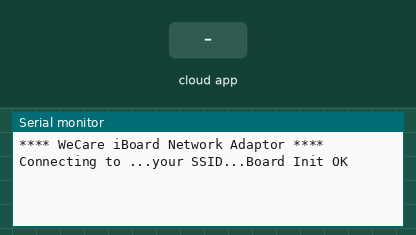
Bench run of a sketch on a simulated ESP8266 (NodeMCU). Shown: the last lines printed to the serial monitor. Inputs (shaded band) come from the test bench. WiFi joins after 1.5 s; servers stay silent unless stated; no MQTT or app messages arrive unless stated.

Above: at 1.3 s.
1.4 s: the phone or cloud app sets Board1 to 0
At 2.1 s:
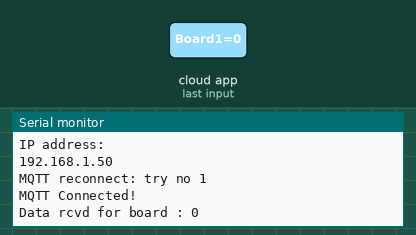
3.1 s: the phone or cloud app sets Board1 to 1
At 3.7 s:
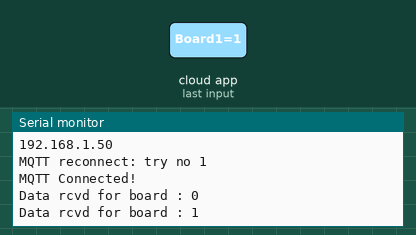

Measured:
- after the input at 1.4 s, the serial monitor: prints a new line after 0.25 s (image 1)
- after the input at 3.1 s, the serial monitor: prints a new line at once (image 2)

The sketch:

WeCare_iBoard_ESP_NetworkAdaptor.ino
```cpp
// (licence header left out)
#include <ESP8266WiFi.h>

#define DEBUG_ENABLE
#include "DebugPrint.hpp"

#include "WIFI_connector.hpp"
#include "SoftTimer.hpp"
#include "MQTT_Connector.hpp"

/**
 * @brief
 *
 */
void setup()
{

  ESP.wdtDisable();
  DBG_BEGIN(115200);
  delay(100);

  Setup_WIFI();
  Initialise_MQTT();
  InitialiseSoftTimer();
  DBG_PRINT_LN(F("Board Init OK"));
}

/**
 * @brief
 *
 */
void loop()
{
  SoftTimerTaskRunner();
  if (CheckWIFI_ConnectionStatus())
  {
    MQTT_TaskRunner();
  }
}

/* EOF */
```

DebugPrint.hpp
```cpp
// (licence header left out)
#ifndef _DEBUG_PRINT_H_
#define _DEBUG_PRINT_H_

#ifdef DEBUG_ENABLE
    #define DBG_BEGIN(x)        Serial.begin(x);
    #define DBG_PRINT(x)        Serial.print(x);
    #define DBG_PRINT_LN(x)     Serial.println(x);
    #define DBG_PRINT_HEX(x)    Serial.print(x,HEX);
    #define DBG_WRITE(x)        Serial.write(x);
#else
    #define DBG_BEGIN(x)
    #define DBG_PRINT(x)
    #define DBG_PRINT_LN(x)
    #define DBG_PRINT_HEX(x)
    #define DBG_WRITE(x)
#endif /* DEBUG_ENABLE */

#endif /* _DEBUG_PRINT_H_ */
```

MQTT_Connector.cpp
```cpp
// (licence header left out)
#define DEBUG_ENABLE
#include "DebugPrint.hpp"

#include <ESP8266WiFi.h>
#include "Adafruit_MQTT.h"
#include "Adafruit_MQTT_Client.h"
#include "SoftTimer.hpp"
#include "TimingConfig.hpp"
#include "WirelessConfig.hpp"
#include "MQTT_Connector.hpp"


#define DEVICE_BOARD(x)     (x == BOARD1_MAC) ?"Board1":"Board2"

/************ Global State (you don't need to change this!) ******************/

// Create an ESP8266 WiFiClient class to connect to the MQTT server.
WiFiClient client;

// Setup the MQTT client class by passing in the WiFi client and MQTT server and login details.
Adafruit_MQTT_Client mqtt(&client, AIO_SERVER, AIO_SERVERPORT, AIO_USERNAME, AIO_KEY);

/****************************** Feeds ***************************************/

// Notice MQTT paths for AIO follow the form: <username>/feeds/<feedname>
Adafruit_MQTT_Publish Board_self = Adafruit_MQTT_Publish(&mqtt, AIO_USERNAME "/feeds/BoardX" );

Adafruit_MQTT_Subscribe Board_other = Adafruit_MQTT_Subscribe(&mqtt, AIO_USERNAME "/feeds/BoardX");

static void processingIncomingPacket(char *data, uint16_t len)
{
    // TODO: set the data for processing and then send to the device
    DBG_PRINT(F("Data rcvd for board : "))
    DBG_PRINT_LN(data);
}

/**
 * @brief Function to connect and reconnect as necessary to the MQTT server.
 * Should be called in the loop function and it will take care if connecting.
 * @return true, if connection is proper
 * @return false, if connection is not proper
 */
static bool MQTT_connect()
{
    static int retries = 0;
    int8_t ret = 0;
    // Stop if already connected.
    if (mqtt.connected())
    {
        // reset the timer for MQTT reconnect timer since connection is proper
        SetSoftTimer(MQTT_TIMEOUT_TIMER, MQTT_RECONNECT_TIMEOUT_PERIOD);
        retries = 0;
        return true;
    }

    // wait till timer expires
    if (GetSoftTimer(MQTT_TIMEOUT_TIMER))
    {
        return false;
    }
    // reset the timer back for next retry
    SetSoftTimer(MQTT_TIMEOUT_TIMER, MQTT_RECONNECT_TIMEOUT_PERIOD);
    retries++;
    DBG_PRINT(F("MQTT reconnect: try no "));
    DBG_PRINT_LN(retries);

    if ((ret = mqtt.connect()) != 0)
    {
        // connect will return 0 for connected
        DBG_PRINT_LN(mqtt.connectErrorString(ret));
        mqtt.disconnect();
        return false;
    }
    DBG_PRINT_LN(F("MQTT Connected!"));
    return true;
}

/**
 * @brief
 *
 */
void Initialise_MQTT(void)
{
    Board_self = Adafruit_MQTT_Publish(&mqtt,  ((WiFi.macAddress() == BOARD1_MAC) ? (AIO_USERNAME "/feeds/Board1") : (AIO_USERNAME "/feeds/Board2")));
    Board_other = Adafruit_MQTT_Subscribe(&mqtt, ((WiFi.macAddress() == BOARD1_MAC) ? (AIO_USERNAME "/feeds/Board2") : (AIO_USERNAME "/feeds/Board1")));

    Board_other.setCallback(processingIncomingPacket);
    mqtt.subscribe(&Board_other);
    SetSoftTimer(MQTT_TIMEOUT_TIMER, MQTT_RECONNECT_TIMEOUT_PERIOD);
}

/**
 * @brief
 *
 */
void MQTT_TaskRunner(void)
{
    // Ensure the connection to the MQTT server is alive (this will make the first
    // connection and automatically reconnect when disconnected).  See the MQTT_connect
    // function definition further below.
    if(MQTT_connect())
    {
        mqtt.processPackets(1);

        // ping the server to keep the mqtt connection alive
        // NOT required if you are publishing once every KEEPALIVE seconds

        if (!mqtt.ping())
        {
            mqtt.disconnect();
        }
    }
}


/* EOF */
```

MQTT_Connector.hpp
```cpp
// (licence header left out)
#ifndef _MQTT_CONNECTOR_H_
#define _MQTT_CONNECTOR_H_

void Initialise_MQTT(void);
void MQTT_TaskRunner(void);

#endif /* _MQTT_CONNECTOR_H_ */
```

SoftTimer.cpp
```cpp
// (licence header left out)
#include "Arduino.h"
#include "TimingConfig.hpp"
#include "SoftTimer.hpp"

uint32_t lastMillis = 0;

// Create the timers
uint32_t SoftTimerCounter[MAX_SOFT_TIMER_COUNT] = {0};

/**
 * @brief Timer call back function
 *
 */
static void softTimerCallback(void)
{
    for (uint8_t i = 0; i < MAX_SOFT_TIMER_COUNT; i++)
    {
        if (SoftTimerCounter[i])
        {
            SoftTimerCounter[i]--;
        }
    }
}

/**
 * @brief Soft Timer periodic timer
 *
 */
void SoftTimerTaskRunner(void)
{
    if ((millis() / SOFT_TIMER_RESOLUTION_MS) != lastMillis)
    {
        softTimerCallback();
        lastMillis = millis() / SOFT_TIMER_RESOLUTION_MS;
    }
}

/**
 * @brief Initialise the soft Timers
 *
 */
void InitialiseSoftTimer(void)
{
    lastMillis = millis() / SOFT_TIMER_RESOLUTION_MS;
}

/**
 * @brief Set the Soft Timer object
 *
 * @param timer
 * @param reloadTimerCount
 */
void SetSoftTimer(SoftTimer_t timer, uint32_t reloadTimerCount)
{
    SoftTimerCounter[timer] = reloadTimerCount;
}

/**
 * @brief Get the Soft Timer object
 *
 * @param timer
 * @return uint32_t
 */
uint32_t GetSoftTimer(SoftTimer_t timer)
{
    return SoftTimerCounter[timer];
}

/* EOF */
```

SoftTimer.hpp
```cpp
// (licence header left out)
#ifndef _SOFT_TIMER_H_
#define _SOFT_TIMER_H_

/**
 * @brief Timer List
 *
 */
typedef enum
{
    IPC_PACKET_TIMEOUT_TIMER         = 0,
    WIFI_RECONNECT_TIMEOUT_TIMER        ,
    MQTT_TIMEOUT_TIMER                  ,
    /* ADD new timers Here */
    MAX_SOFT_TIMER_COUNT                , // TOTAL number of timers available
    // Dont add any timers after MAX_SOFT_TIMER_COUNT
} SoftTimer_t;

void InitialiseSoftTimer(void);
void SoftTimerTaskRunner(void);
void SetSoftTimer(SoftTimer_t timer, uint32_t reloadTimerCount);
uint32_t GetSoftTimer(SoftTimer_t timer);

#endif /* _SOFT_TIMER_H_ */
```

WIFI_connector.cpp
```cpp
// (licence header left out)
#define ENABLE_DEBUG
#include "DebugPrint.hpp"

#include <ESP8266WiFi.h>
#include "WirelessConfig.hpp"
#include "WIFI_connector.hpp"


static bool WIFI_Status = false;

/**
   @brief

*/
static void printWIFI_ConnectionStatus(void)
{
  DBG_PRINT_LN(F(""));
  DBG_PRINT(F("Connected to "));
  DBG_PRINT_LN(WIFI_SSID);
  DBG_PRINT_LN(F(""));
  DBG_PRINT_LN(F("IP address: "));
  DBG_PRINT_LN(WiFi.localIP());
}


/**
   @brief Function to check the WIFI connection

   @return true, If WIFI connected
   @return false, If not connected
*/
bool CheckWIFI_ConnectionStatus(void)
{
  if (WiFi.status() == WL_CONNECTED)
  {
    if (!WIFI_Status)
    {
      printWIFI_ConnectionStatus();
      WIFI_Status = true;
    }
    return true;
  }
  else
  {
    if (WIFI_Status)
    {
      DBG_PRINT_LN(F(""));
      DBG_PRINT_LN(F("WIFI Disconnected"));
    }
    WIFI_Status = false;
    return false;
  }
}

/**
   @brief Set the up WIFI object

*/
void Setup_WIFI(void)
{

  // We start by connecting to a WiFi network

  DBG_PRINT_LN();
  DBG_PRINT_LN(F("**** WeCare iBoard Network Adaptor ****"));
  DBG_PRINT(F("Connecting to "));
  DBG_PRINT(WIFI_SSID);

  // Connected to WIFI
  WiFi.begin(WIFI_SSID, WIFI_PASSWORD);

  if (WiFi.status() == WL_CONNECTED)
  {
    printWIFI_ConnectionStatus();
    WIFI_Status = true;
  }
}
```

WIFI_connector.hpp
```cpp
// (licence header left out)
#ifndef _WIFI_CONNECTOR_H_
#define _WIFI_CONNECTOR_H_

void Setup_WIFI(void);
bool CheckWIFI_ConnectionStatus(void);

#endif /* _WIFI_CONNECTOR_H_ */
```

TimingConfig.hpp
```cpp
// (licence header left out)
#ifndef _TIMING_CONFIG_H_
#define _TIMING_CONFIG_H_

///< SoftTimer Timer minimum resolution in milli Seconds
#define SOFT_TIMER_RESOLUTION_MS                            (uint32_t)500

#define IPC_PACKET_TIMEOUT_PERIOD                           (uint32_t)(500/SOFT_TIMER_RESOLUTION_MS)        // 500 milli seconds

#define WIFI_RECONNECT_TIMEOUT_PERIOD                       (uint32_t)(2000/SOFT_TIMER_RESOLUTION_MS)        // 2000 milli seconds

#define MQTT_RECONNECT_TIMEOUT_PERIOD                       (uint32_t)(1000/SOFT_TIMER_RESOLUTION_MS)        // 1000 milli seconds

#endif /* _TIMING_CONFIG_H_ */
```

WirelessConfig.hpp
```cpp
// (licence header left out)
#ifndef _WIRELESS_CONFIG_H_
#define _WIRELESS_CONFIG_H_

/************************* WiFi Access Point *********************************/

#define WIFI_SSID       "...your SSID..."
#define WIFI_PASSWORD   "...your password..."

/************************* Adafruit.io Setup *********************************/

#define AIO_SERVER      "io.adafruit.com"
#define AIO_SERVERPORT  1883                   // use 8883 for SSL
#define AIO_USERNAME    "...your AIO username (see https://accounts.adafruit.com)..."
#define AIO_KEY         "...your AIO key..."


// fill in the MAC address of the boards
#define BOARD1_MAC      "XX:XX:XX:XX:XX:XX"
// #define BOARD2_MAC      "XX:XX:XX:XX:XX:XX"


#endif /* _WIRELESS_CONFIG_H_ */
```
